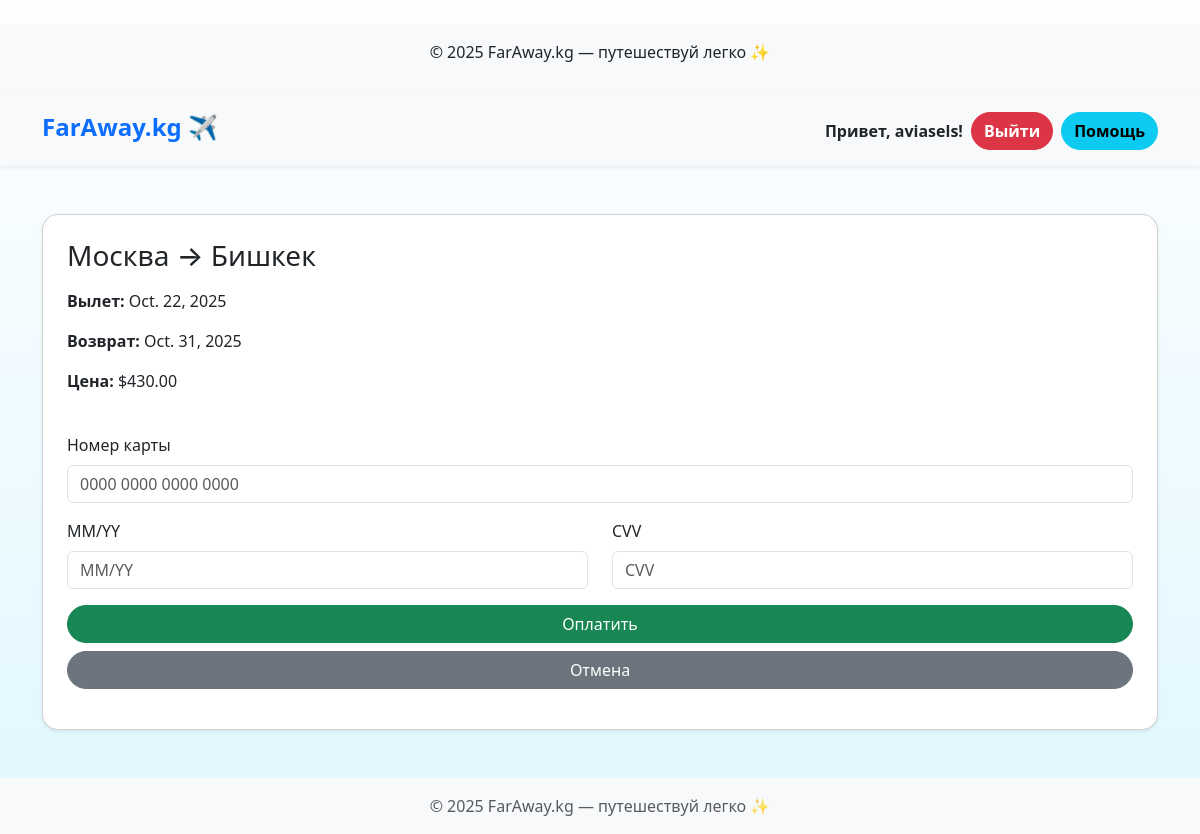
Screenshot of /ticket/1/ (signed in) with the database file from the repository.
### tickets/models.py (models this page shows, shortened)
class Ticket(models.Model):
    origin = models.CharField(max_length=100)
    destination = models.CharField(max_length=100)
    image_url = URLField(max_length=10000)
    depart_date = models.DateField()
    return_date = models.DateField(null=True, blank=True)
    price = models.DecimalField(max_digits=10, decimal_places=2)
    airline = models.CharField(max_length=100, blank=True)
    created_at = models.DateTimeField(auto_now_add=True)

### tickets/views.py (the view)
# urls.py: path('ticket/<int:pk>/', views.ticket_detail, name='ticket_detail'),
def ticket_detail(request, pk):
    ticket = get_object_or_404(Ticket, pk=pk)
    return render(request, 'tickets/tickets_detail.html', {'ticket': ticket})

### tickets/templates/tickets/tickets_detail.html (shortened to what this page needs)
<footer class="bg-light text-center py-3 mt-4">
    <p>© 2025 FarAway.kg — путешествуй легко ✨</p>
</footer>
</body>
</html>{% extends 'tickets/base.html' %}
{% block content %}
<div class="container mt-5">
  <div class="card shadow-sm p-4 rounded-4">
    <h3 class="mb-3">{{ ticket.origin }} → {{ ticket.destination }}</h3>
    <p><strong>Вылет:</strong> {{ ticket.depart_date }}</p>
    {% if ticket.return_date %}<p><strong>Возврат:</strong> {{ ticket.return_date }}</p>{% endif %}
    <p><strong>Цена:</strong> ${{ ticket.price }}</p>
    <form id="paymentForm" class="mt-4">
      <div class="mb-3">
        <label class="form-label">Номер карты</label>
        <input type="text" class="form-control" placeholder="0000 0000 0000 0000" required>
      </div>
      <div class="row mb-3">
        <div class="col">
          <label class="form-label">MM/YY</label>
          <input type="text" class="form-control" placeholder="MM/YY" required>
        </div>
        <div class="col">
          <label class="form-label">CVV</label>
          <input type="text" class="form-control" placeholder="CVV" required>
        </div>
      </div>
      <button type="submit" class="btn btn-success w-100 rounded-pill">Оплатить</button>
      <button type="button" class="btn btn-secondary w-100 rounded-pill mt-2" data-bs-dismiss="modal" onclick="window.history.back()">Отмена</button>
    </form>
  </div>
</div>
{% endblock %}

### tickets/templates/tickets/base.html (shortened to what this page needs)
{% load static %}
<!DOCTYPE html>
<html lang="ru">
<head>
    <link href="https://cdn.jsdelivr.net/npm/bootstrap@5.3.2/dist/css/bootstrap.min.css" rel="stylesheet">
</head>
<body>
<header class="bg-light shadow-sm mb-4">
  <div class="container d-flex justify-content-between align-items-center py-3">
    <a href="{% url 'tickets_list' %}" class="h4 text-decoration-none text-primary fw-bold">FarAway.kg ✈️</a>
    <nav class="d-flex gap-2 align-items-center">
      {% if user.is_authenticated %}
      <span class="fw-bold text-dark">Привет, {{ user.username }}!</span>
      <form method="post" action="{% url 'logout' %}" class="m-0">
        <button type="submit" class="btn btn-danger btn-rounded fw-bold">Выйти</button>
      </form>
      {% else %}
      <a href="{% url 'login' %}" class="btn btn-outline-primary btn-rounded fw-bold">Войти</a>
      <a href="{% url 'signup' %}" class="btn btn-primary btn-rounded fw-bold">Регистрация</a>
      {% endif %}
      <button type="button" class="btn btn-info btn-rounded fw-bold" data-bs-toggle="modal" data-bs-target="#helpModal">
        Помощь
      </button>
    </nav>
  </div>
</header>
<main>
    {% block content %}{% endblock %}
</main>
<footer class="bg-light py-3 mt-5 text-center text-muted">
    © 2025 FarAway.kg — путешествуй легко ✨
</footer>
</body>
</html>

### tickets/templates/tickets/base.html (style rules this page uses)
body { background: linear-gradient(to top, #e0f7ff, #ffffff); min-height: 100vh; }
header { box-shadow: 0 4px 6px rgba(0,0,0,0.1); }
.btn-rounded { border-radius: 50px; }

### rows the page displays
Ticket: origin "Москва", destination "Бишкек", depart_date "Oct. 22, 2025", return_date "Oct. 31, 2025", price "430.00"

### other values shown
{{ user.username }} "aviasels"
